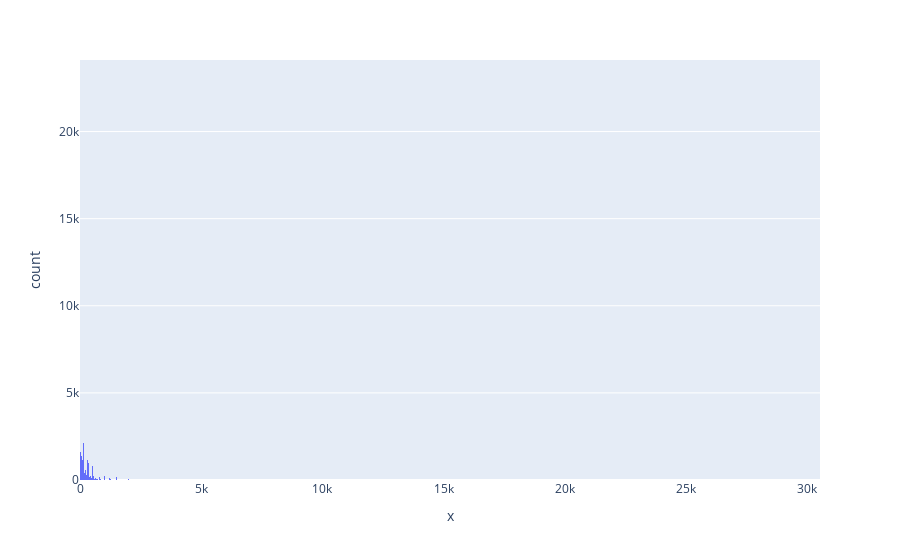

Source (notebook cell):
### Code cell
px.histogram(x=df_eda['population'])

### Figure 1 — Plotly figure (JSON) as saved in the notebook; plotly's stock layout.template omitted (floating-point values rounded to 4 significant figures; data arrays with more than 128 entries replaced by an {"elided": "..."} marker saying what was removed)
{"data": [{"bingroup": "x", "hovertemplate": "x=%{x}<br>count=%{y}<extra></extra>", "legendgroup": "", "marker": {"color": "#636efa", "pattern": {"shape": ""}}, "name": "", "orientation": "v", "showlegend": false, "type": "histogram", "x": {"elided": "47962 int values"}, "xaxis": "x", "yaxis": "y"}], "layout": {"barmode": "relative", "legend": {"tracegroupgap": 0}, "margin": {"t": 60}, "xaxis": {"anchor": "y", "domain": [0, 1], "title": {"text": "x"}}, "yaxis": {"anchor": "x", "domain": [0, 1], "title": {"text": "count"}}}}
